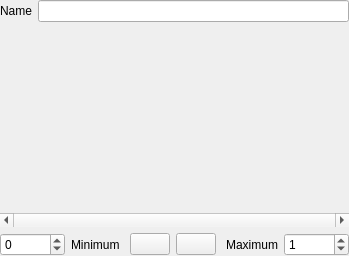
<?xml version="1.0" encoding="UTF-8"?>
<ui version="4.0">
 <class>QGraphicTransferFunctionEditorBase</class>
 <widget class="QWidget" name="QGraphicTransferFunctionEditorBase">
  <property name="geometry">
   <rect>
    <x>0</x>
    <y>0</y>
    <width>349</width>
    <height>256</height>
   </rect>
  </property>
  <property name="windowTitle">
   <string>Form</string>
  </property>
  <layout class="QVBoxLayout" name="verticalLayout_2">
   <property name="margin">
    <number>0</number>
   </property>
   <item>
    <layout class="QHBoxLayout" name="horizontalLayout">
     <item>
      <widget class="QLabel" name="m_nameLabel">
       <property name="text">
        <string>Name</string>
       </property>
      </widget>
     </item>
     <item>
      <widget class="QLineEdit" name="m_nameLineEdit"/>
     </item>
    </layout>
   </item>
   <item>
    <layout class="QVBoxLayout" name="verticalLayout">
     <property name="spacing">
      <number>0</number>
     </property>
     <item>
      <widget class="udg::QBasicGraphicTransferFunctionEditor" name="m_basicEditor" native="true">
       <property name="sizePolicy">
        <sizepolicy hsizetype="Preferred" vsizetype="Expanding">
         <horstretch>0</horstretch>
         <verstretch>0</verstretch>
        </sizepolicy>
       </property>
      </widget>
     </item>
     <item>
      <widget class="QScrollBar" name="m_scrollBar">
       <property name="maximum">
        <number>0</number>
       </property>
       <property name="pageStep">
        <number>1</number>
       </property>
       <property name="orientation">
        <enum>Qt::Horizontal</enum>
       </property>
      </widget>
     </item>
    </layout>
   </item>
   <item>
    <layout class="QHBoxLayout" name="horizontalLayout_2">
     <item>
      <widget class="QSpinBox" name="m_minimumSpinBox">
       <property name="keyboardTracking">
        <bool>false</bool>
       </property>
       <property name="minimum">
        <number>-50000</number>
       </property>
       <property name="maximum">
        <number>50000</number>
       </property>
      </widget>
     </item>
     <item>
      <widget class="QLabel" name="m_minimumLabel">
       <property name="text">
        <string>Minimum</string>
       </property>
      </widget>
     </item>
     <item>
      <spacer name="horizontalSpacer">
       <property name="orientation">
        <enum>Qt::Horizontal</enum>
       </property>
       <property name="sizeHint" stdset="0">
        <size>
         <width>40</width>
         <height>20</height>
        </size>
       </property>
      </spacer>
     </item>
     <item>
      <widget class="QPushButton" name="m_syncToMaxPushButton">
       <property name="toolTip">
        <string>Sync to max</string>
       </property>
       <property name="icon">
        <iconset resource="experimental3d.qrc">
         <normaloff>:/extensions/Experimental3DExtension/images/synctomax.png</normaloff>:/extensions/Experimental3DExtension/images/synctomax.png</iconset>
       </property>
       <property name="iconSize">
        <size>
         <width>32</width>
         <height>16</height>
        </size>
       </property>
      </widget>
     </item>
     <item>
      <widget class="QPushButton" name="m_syncToVisiblePushButton">
       <property name="toolTip">
        <string>Sync to visible</string>
       </property>
       <property name="icon">
        <iconset resource="experimental3d.qrc">
         <normaloff>:/extensions/Experimental3DExtension/images/synctovisible.png</normaloff>:/extensions/Experimental3DExtension/images/synctovisible.png</iconset>
       </property>
       <property name="iconSize">
        <size>
         <width>32</width>
         <height>16</height>
        </size>
       </property>
      </widget>
     </item>
     <item>
      <spacer name="horizontalSpacer_2">
       <property name="orientation">
        <enum>Qt::Horizontal</enum>
       </property>
       <property name="sizeHint" stdset="0">
        <size>
         <width>40</width>
         <height>20</height>
        </size>
       </property>
      </spacer>
     </item>
     <item>
      <widget class="QLabel" name="m_maximumLabel">
       <property name="text">
        <string>Maximum</string>
       </property>
       <property name="alignment">
        <set>Qt::AlignRight|Qt::AlignTrailing|Qt::AlignVCenter</set>
       </property>
      </widget>
     </item>
     <item>
      <widget class="QSpinBox" name="m_maximumSpinBox">
       <property name="keyboardTracking">
        <bool>false</bool>
       </property>
       <property name="minimum">
        <number>-50000</number>
       </property>
       <property name="maximum">
        <number>50000</number>
       </property>
       <property name="value">
        <number>1</number>
       </property>
      </widget>
     </item>
    </layout>
   </item>
  </layout>
 </widget>
 <customwidgets>
  <customwidget>
   <class>udg::QBasicGraphicTransferFunctionEditor</class>
   <extends>QWidget</extends>
   <header>qbasicgraphictransferfunctioneditor.h</header>
   <container>1</container>
  </customwidget>
 </customwidgets>
 <resources>
  <include location="experimental3d.qrc"/>
 </resources>
 <connections/>
</ui>
